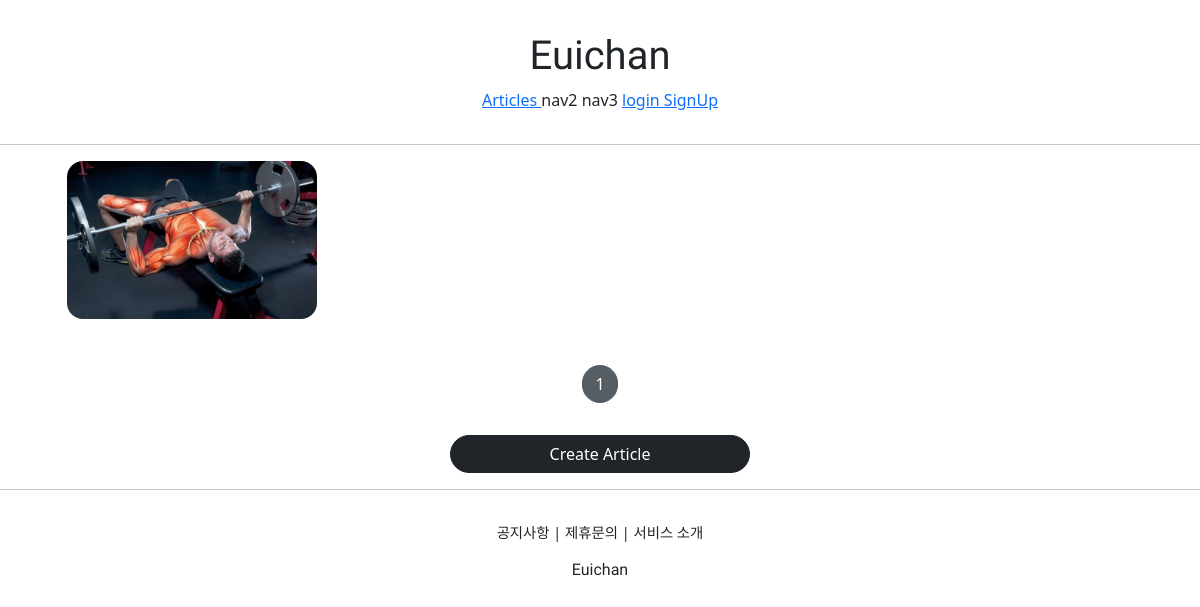
Before: /articles/list/ with the older database file.
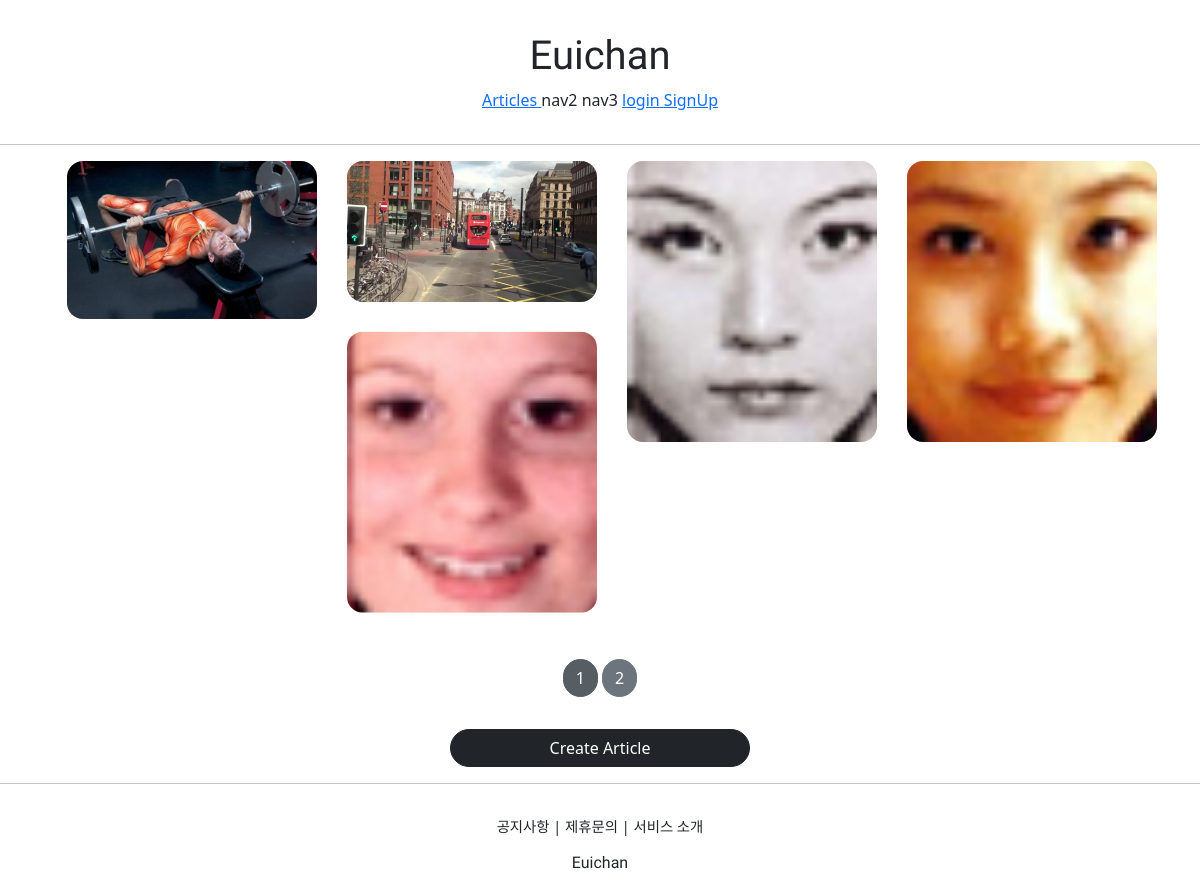
After: the same page with the newer database file.
### articleapp/models.py (models this page shows)
class Article(models.Model):
    writer = models.ForeignKey(User, on_delete=models.SET_NULL, related_name='article', null=True)
    title = models.CharField(max_length=200, null=True)
    image = models.ImageField(upload_to='article/', null=True)
    content = models.TextField(null=True)
    created_at = models.DateField(auto_now_add=True,null=True)

### articleapp/views.py (the view)
# urls.py: path('list/', ArticleListView.as_view(),name='list'),
class ArticleListView(ListView):
    model = Article
    context_object_name = 'article_list'
    template_name = 'articleapp/list.html'
    paginate_by = 5

### articleapp/templates/articleapp/list.html (shortened to what this page needs)
{% extends 'base.html' %}
{% load static %}
{% block content %}
    {% if article_list %}
    <div class="container">
        {% for article in article_list %}
        <a href="{% url 'articleapp:detail' pk=article.pk %}">
            {% include 'snippets/card.html' with article=article %}
        </a>
        {% endfor %}
    </div>
    {% else %}
    <div class="text-center">
        <h1>No Articles YET!</h1>
    </div>
    {% endif %}
    {% include 'snippets/pagination.html' with page_obj=page_obj %}
    <div style="text-align: center">
        <a href="{% url 'articleapp:create' %}" class="btn btn-dark rounded-pill col-3 mt-3">
            Create Article
        </a>
    </div>
{% endblock %}

### templates/base.html
<!DOCTYPE html>
<html lang="ko">
{% include 'head.html' %}
<body style="font-family = 'NanumSquareR' ">
    {% include 'header.html' %}
    <hr>
    {% block content %}
    {% endblock %}
    <hr>
    {% include 'footer.html' %}
</body>
</html>

### templates/head.html (shortened to what this page needs)
{% load static %}
<head>
    <link href="https://cdn.jsdelivr.net/npm/bootstrap@5.2.3/dist/css/bootstrap.min.css" rel="stylesheet"
>
    <link rel="stylesheet" type="text/css" href="{% static 'base.css' %}">
</head>

### templates/header.html (shortened to what this page needs)
<div class="euichan_header">
    <div>
        <h1 class="euichan_logo">Euichan</h1>
    </div>
    <div>
        <a href="{% url 'articleapp:list' %}">
            <span>Articles</span>
        </a>
        <span>nav2</span>
        <span>nav3</span>
        {% if not user.is_authenticated %}
        <a href="{% url 'accountapp:login' %}?next={{ request.path }}">
            <span>login</span>
        </a>
        <a href="{% url 'accountapp:create' %}">
            <span>SignUp</span>
        </a>
        {% endif %}
    </div>
</div>

### templates/snippets/card.html
<div>
    <img src="{{ article.image.url }}" alt="">
</div>

### templates/snippets/pagination.html (shortened to what this page needs)
<div style="text-align: center; margin: 1rem 0;">
  <a href="{% url 'articleapp:list' %}?page={{ page_obj.number }}"
     class="btn btn-secondary rounded-pill active">
      {{ page_obj.number }}
  </a>
  {% if page_obj.has_next %}
  <a href="{% url 'articleapp:list' %}?page={{ page_obj.next_page_number }}"
     class="btn btn-secondary rounded-pill">
      {{ page_obj.next_page_number }}
  </a>
  {% endif %}
</div>

### templates/footer.html
<div class="euichan_footer">
 <div class="euichan_footer_button">
   <span>공지사항</span> |
   <span>제휴문의</span> |
   <span>서비스 소개</span>
 </div>
 <div style="margin-top: 1rem;">
   <h6 class="euichan_logo">
    Euichan
   </h6>
 </div>
</div>

### static/base.css (style rules this page uses)
.euichan_logo { font-family: 'Lobster', cursive; }
.euichan_footer_button { font-size: .9rem; }
.euichan_footer { text-align: center; margin-top: 2rem; }
.euichan_header { text-align: center; margin: 2rem 0; }

### articleapp/templates/articleapp/list.html (style rules this page uses)
.container div { width: 250px; background-color: antiquewhite; display: flex; justify-content: center; align-items: center; border-radius: 1rem; }
.container img { width: 100%; border-radius: 1rem; }

Changed rows visible on the page:
added Article: image (picture)
added Article: image (picture)
added Article: image (picture)
added Article: image (picture)
Other visible differences:
{{ page_obj.next_page_number }}: (not shown) → "2"
